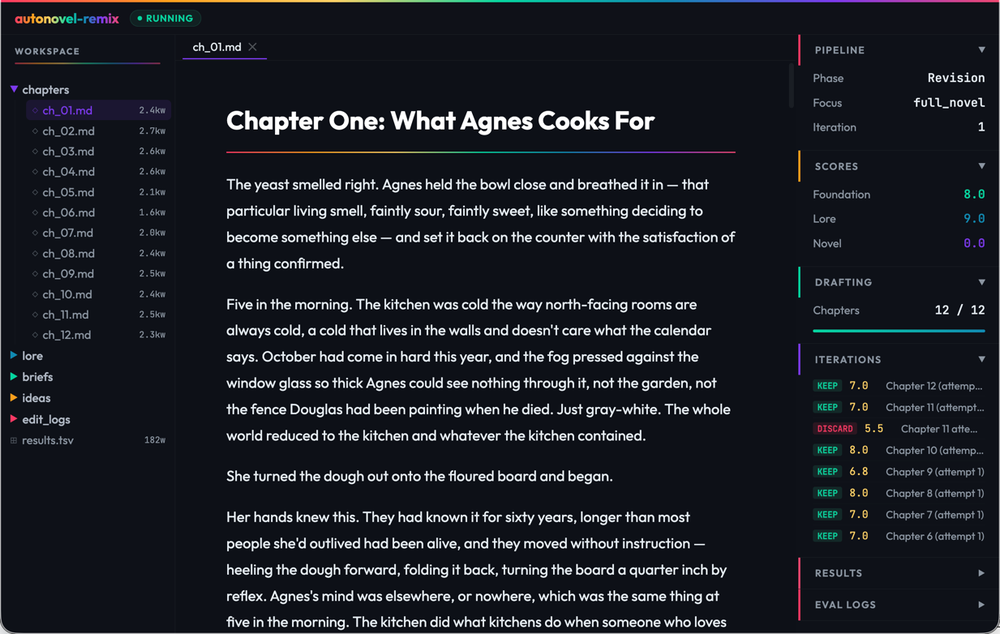
#> input picture tests/rainbow-ui.png, 1000 x 634 px, shrunk from 1233 x 782 before the run
$ python gen_cover_composite.py ../tests/rainbow-ui.png
#> lines starting #> are read from the running program, lines starting #| are printed output that depends on the picture
#!/usr/bin/env python3
"""
Composite title, author, and subtitle text over cover art.
Typography rendered by Pillow — crisp, controllable, no AI text artifacts.

Usage:
  python gen_cover_composite.py art/variants/cover_refine_01_tight.png
  python gen_cover_composite.py art/cover.png --title "My Novel" --author "Name"
  python gen_cover_composite.py art/cover.png --preset dark   # light text on dark art
  python gen_cover_composite.py art/cover.png --preset light  # dark text on light art
"""
import argparse
import sys
from pathlib import Path
from PIL import Image, ImageDraw, ImageFont, ImageFilter

BASE_DIR = Path(__file__).parent.parent
PROJECT_DIR = BASE_DIR / "workspace"


def find_font(name, style="Regular"):
    """Find a font file by name."""
    import subprocess
    result = subprocess.run(
        ["fc-match", f"{name}:style={style}", "--format=%{file}"],
        capture_output=True, text=True,
    )
    path = result.stdout.strip()
    if path and Path(path).exists():
        return path
    return None


def analyze_image_brightness(img, region="top"):
    """Analyze average brightness of a region to choose text color."""
    w, h = img.size
    if region == "top":
        box = (0, 0, w, h // 4)
    elif region == "bottom":
        box = (0, h * 3 // 4, w, h)
    else:
        box = (0, 0, w, h)

    cropped = img.crop(box).convert("L")
    pixels = list(cropped.getdata())
    avg = sum(pixels) / len(pixels)
    return avg  # 0=black, 255=white


def draw_text_with_shadow(draw, position, text, font, fill, shadow_color, shadow_offset=2):
    """Draw text with a subtle shadow for readability."""
    x, y = position
    # Shadow
    draw.text((x + shadow_offset, y + shadow_offset), text, font=font, fill=shadow_color, anchor="mt")
    # Main text
    draw.text((x, y), text, font=font, fill=fill, anchor="mt")


def composite_cover(
    art_path,
    title="The Second Son of the House of Bells",
    author="Claude Hermes",
    subtitle="A Novel",
    preset="auto",
    output_path=None,
):
#> called with art_path = '../tests/rainbow-ui.png', title = 'The Second Son of the House of Bells', author = 'Claude Hermes', subtitle = 'A Novel', preset = 'auto'
    img = Image.open(art_path).convert("RGBA")
#> img is the input picture: PIL image 1000x634 RGBA; mean R, G, B, A 27.4, 30.7, 37.5, 255
    w, h = img.size
#> w = 1000; h = 634

    # Auto-detect light/dark
    if preset == "auto":
        top_brightness = analyze_image_brightness(img, "top")
#> in analyze_image_brightness, `cropped = img.crop(box).convert("L")`:
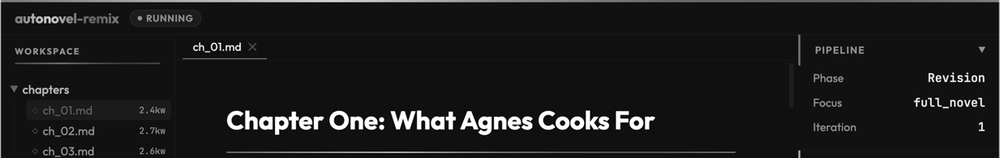
#> cropped: PIL image 1000x158 L; min 0, max 255, mean 27.6
#> in analyze_image_brightness, `pixels = list(cropped.getdata())`: pixels = 158000 items
#> in analyze_image_brightness, `avg = sum(pixels) / len(pixels)`: avg = 27.64
#> top_brightness = 27.64
        bottom_brightness = analyze_image_brightness(img, "bottom")
#> call 2 of analyze_image_brightness, with region = 'bottom'
#> in analyze_image_brightness (call 2), `cropped = img.crop(box).convert("L")`:
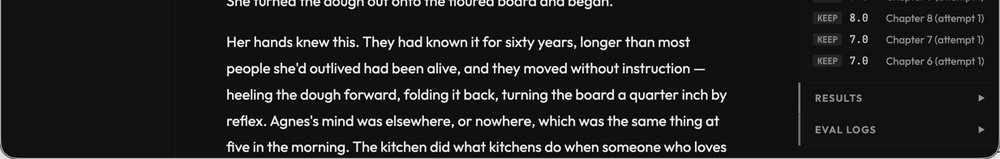
#> cropped: PIL image 1000x159 L; min 0, max 255, mean 32.9
#> in analyze_image_brightness (call 2), `pixels = list(cropped.getdata())`: pixels = 159000 items
#> in analyze_image_brightness (call 2), `avg = sum(pixels) / len(pixels)`: avg = 32.93
#> bottom_brightness = 32.93
        preset = "dark" if (top_brightness + bottom_brightness) / 2 < 140 else "light"
#> preset = 'dark'

    if preset == "dark":
        text_color = (255, 250, 240, 255)  # bright warm white
        shadow_color = (0, 0, 0, 200)
        band_color = (0, 0, 0, 140)
    else:
        text_color = (255, 250, 240, 255)  # still light — use band for contrast
        shadow_color = (0, 0, 0, 200)
        band_color = (0, 0, 0, 140)

    # Font sizing — LARGE, airport-shelf readable
    title_size = max(int(w * 0.09), 36)
#> title_size = 90
    author_size = max(int(w * 0.045), 20)
#> author_size = 45
    subtitle_size = max(int(w * 0.03), 14)
#> subtitle_size = 30

    # Find fonts
    garamond_bold = find_font("EB Garamond", "Bold")
    garamond_regular = find_font("EB Garamond", "Regular")
    garamond_italic = find_font("EB Garamond", "Italic")

    # Fallbacks
    if not garamond_bold:
        garamond_bold = find_font("Liberation Serif", "Bold")
    if not garamond_regular:
        garamond_regular = find_font("Liberation Serif", "Regular")
    if not garamond_italic:
        garamond_italic = find_font("Liberation Serif", "Italic")

    title_font = ImageFont.truetype(garamond_bold, title_size) if garamond_bold else ImageFont.load_default()
    author_font = ImageFont.truetype(garamond_regular, author_size) if garamond_regular else ImageFont.load_default()
    subtitle_font = ImageFont.truetype(garamond_italic, subtitle_size) if garamond_italic else ImageFont.load_default()

    # Create overlay
    overlay = Image.new("RGBA", img.size, (0, 0, 0, 0))
    draw = ImageDraw.Draw(overlay)

    center_x = w // 2

    # --- TITLE BAND (semi-transparent dark band behind title area) ---
    title_band_top = int(h * 0.04)
    title_band_bottom = int(h * 0.38)
    draw.rectangle(
        [(0, title_band_top), (w, title_band_bottom)],
        fill=band_color,
    )

    # --- AUTHOR BAND (semi-transparent dark band behind author) ---
    author_band_top = int(h * 0.78)
    author_band_bottom = int(h * 0.96)
    draw.rectangle(
        [(0, author_band_top), (w, author_band_bottom)],
        fill=band_color,
    )

    # --- TITLE TEXT ---
    title_parts = title.upper().split(" OF THE ")
    if len(title_parts) == 2:
        line1 = title_parts[0].strip()
        line2 = "OF THE"
        line3 = title_parts[1].strip()

        small_size = max(int(title_size * 0.5), 16)
        small_font = ImageFont.truetype(garamond_regular, small_size) if garamond_regular else title_font

        title_y = int(h * 0.08)
        spacing = int(title_size * 1.5)
        small_spacing = int(small_size * 2.0)

        if line1.startswith("THE "):
            draw_text_with_shadow(draw, (center_x, title_y), "THE", small_font, text_color, shadow_color, shadow_offset=3)
            title_y += small_spacing
            draw_text_with_shadow(draw, (center_x, title_y), line1[4:], title_font, text_color, shadow_color, shadow_offset=3)
        else:
            draw_text_with_shadow(draw, (center_x, title_y), line1, title_font, text_color, shadow_color, shadow_offset=3)

        title_y += spacing
        draw_text_with_shadow(draw, (center_x, title_y), line2, small_font, text_color, shadow_color, shadow_offset=3)
        title_y += small_spacing
        draw_text_with_shadow(draw, (center_x, title_y), line3, title_font, text_color, shadow_color, shadow_offset=3)
    else:
        title_y = int(h * 0.15)
        draw_text_with_shadow(draw, (center_x, title_y), title.upper(), title_font, text_color, shadow_color, shadow_offset=3)

    # --- AUTHOR + SUBTITLE ---
    author_y = int(h * 0.90)
    draw_text_with_shadow(draw, (center_x, author_y), author.upper(), author_font, text_color, shadow_color, shadow_offset=3)

    if subtitle:
        subtitle_y = int(h * 0.84)
        draw_text_with_shadow(draw, (center_x, subtitle_y), subtitle, subtitle_font, text_color, shadow_color, shadow_offset=3)

    # Composite
    result = Image.alpha_composite(img, overlay).convert("RGB")

    if not output_path:
        stem = Path(art_path).stem
        output_path = PROJECT_DIR / "art" / f"{stem}_titled.png"

    result.save(str(output_path), "PNG")
    print(f"Saved: {output_path} ({Path(output_path).stat().st_size:,} bytes)")
    print(f"  Preset: {preset}, title size: {title_size}px")
    return str(output_path)


def main():
    parser = argparse.ArgumentParser(description="Composite text over cover art")
    parser.add_argument("art_path", help="Path to the cover art image")
    parser.add_argument("--title", default="The Second Son of the House of Bells")
    parser.add_argument("--author", default="Claude Hermes")
    parser.add_argument("--subtitle", default="A Novel")
    parser.add_argument("--preset", choices=["auto", "dark", "light"], default="auto")
    parser.add_argument("--output", default=None)

    args = parser.parse_args()
    composite_cover(args.art_path, args.title, args.author, args.subtitle, args.preset, args.output)
#> (the call stopped at in find_font, `result = subprocess.run( ["fc-match", f"{name}:style={style}", "--form..`: subprocess is not available in this run)


if __name__ == "__main__":
    main()

$ run again, on tests/sidebar.png
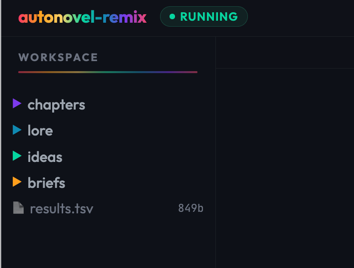
#> input picture tests/sidebar.png, 354 x 268 px
#> in composite_cover, img is the input picture: PIL image 354x268 RGBA; mean R, G, B, A 17.7, 21.4, 28, 255
#> in analyze_image_brightness, `cropped = img.crop(box).convert("L")`:
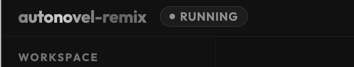
#> cropped: PIL image 354x67 L; min 3, max 220, mean 24.7
#> pixels = 23718 items
#> avg = 24.75
#> in analyze_image_brightness (call 2), `cropped = img.crop(box).convert("L")`:
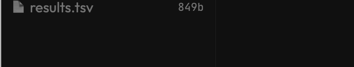
#> cropped: PIL image 354x67 L; min 8, max 189, mean 18.9
#> avg = 18.86
#> preset = 'dark'
